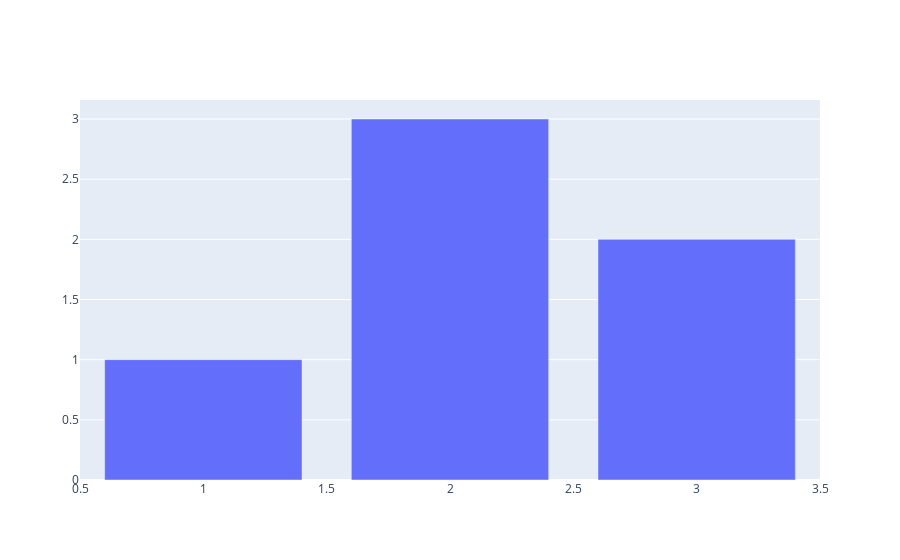
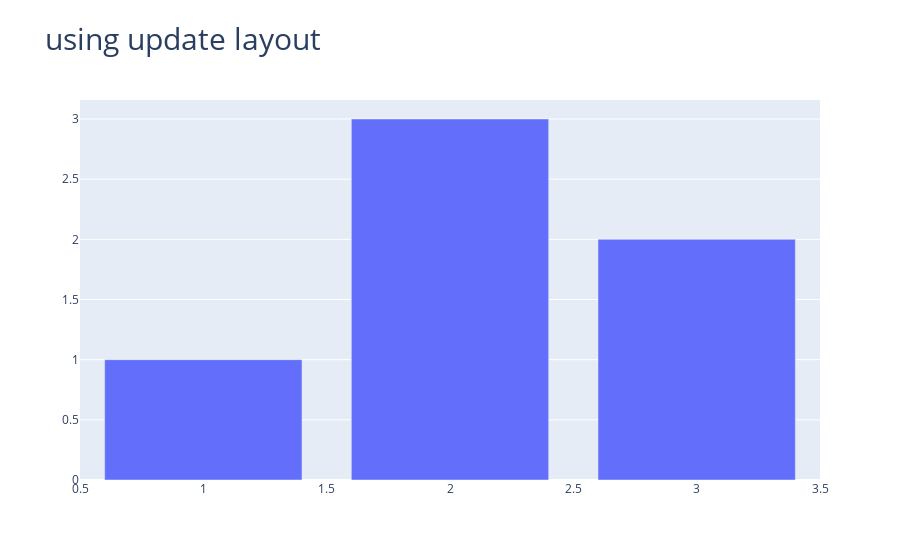

Here is the notebook cell these charts were saved with, in order:
### Markdown cell above
### update_layout

### Code cell
# graph 생성
fig = go.Figure(go.Bar(x=[1, 2, 3], y=[1, 3, 2]))

fig.show()

# 타이틀 추가하기
fig.update_layout(title_text="using update layout", title_font_size=30)

fig.show()

### Figure 1 — Plotly figure (JSON) as saved in the notebook; plotly's stock layout.template omitted (floating-point values rounded to 4 significant figures)
{"data": [{"type": "bar", "x": [1, 2, 3], "y": [1, 3, 2]}], "layout": {}}

### Figure 2 — Plotly figure (JSON) as saved in the notebook; plotly's stock layout.template omitted (floating-point values rounded to 4 significant figures)
{"data": [{"type": "bar", "x": [1, 2, 3], "y": [1, 3, 2]}], "layout": {"title": {"font": {"size": 30}, "text": "using update layout"}}}
